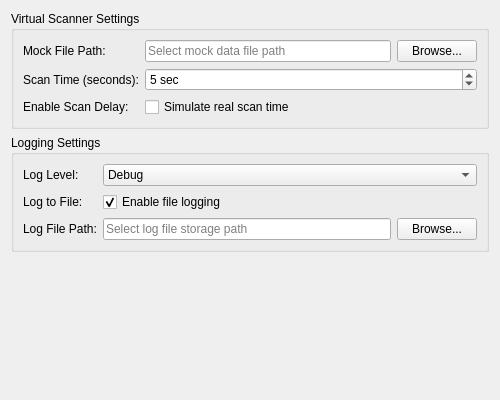
<?xml version="1.0" encoding="UTF-8"?>
<ui version="4.0">
 <class>DebugPreference</class>
 <widget class="QWidget" name="DebugPreference">
  <property name="geometry">
   <rect>
    <x>0</x>
    <y>0</y>
    <width>500</width>
    <height>400</height>
   </rect>
  </property>
  <property name="windowTitle">
   <string>Debug Configuration</string>
  </property>
  <layout class="QVBoxLayout" name="verticalLayout">
   <item>
    <widget class="QGroupBox" name="scannerGroupBox">
     <property name="title">
      <string>Virtual Scanner Settings</string>
     </property>
     <layout class="QFormLayout" name="formLayout">
      <item row="0" column="0">
       <widget class="QLabel" name="mockFileLabel">
        <property name="text">
         <string>Mock File Path:</string>
        </property>
       </widget>
      </item>
      <item row="0" column="1">
       <layout class="QHBoxLayout" name="filePathLayout">
        <item>
         <widget class="QLineEdit" name="mockFilePathEdit">
          <property name="placeholderText">
           <string>Select mock data file path</string>
          </property>
         </widget>
        </item>
        <item>
         <widget class="QPushButton" name="browseButton">
          <property name="text">
           <string>Browse...</string>
          </property>
          <property name="maximumSize">
           <size>
            <width>80</width>
            <height>16777215</height>
           </size>
          </property>
         </widget>
        </item>
       </layout>
      </item>
      <item row="1" column="0">
       <widget class="QLabel" name="scanTimeLabel">
        <property name="text">
         <string>Scan Time (seconds):</string>
        </property>
       </widget>
      </item>
      <item row="1" column="1">
       <widget class="QSpinBox" name="scanTimeSpinBox">
        <property name="suffix">
         <string> sec</string>
        </property>
        <property name="minimum">
         <number>1</number>
        </property>
        <property name="maximum">
         <number>300</number>
        </property>
        <property name="value">
         <number>5</number>
        </property>
       </widget>
      </item>
      <item row="2" column="0">
       <widget class="QLabel" name="enableDelayLabel">
        <property name="text">
         <string>Enable Scan Delay:</string>
        </property>
       </widget>
      </item>
      <item row="2" column="1">
       <widget class="QCheckBox" name="enableDelayCheckBox">
        <property name="text">
         <string>Simulate real scan time</string>
        </property>
        <property name="checked">
         <bool>false</bool>
        </property>
       </widget>
      </item>
     </layout>
    </widget>
   </item>
   <item>
    <widget class="QGroupBox" name="loggingGroupBox">
     <property name="title">
      <string>Logging Settings</string>
     </property>
     <layout class="QFormLayout" name="loggingFormLayout">
      <item row="0" column="0">
       <widget class="QLabel" name="logLevelLabel">
        <property name="text">
         <string>Log Level:</string>
        </property>
       </widget>
      </item>
      <item row="0" column="1">
       <widget class="QComboBox" name="logLevelComboBox">
        <item>
         <property name="text">
          <string>Debug</string>
         </property>
        </item>
        <item>
         <property name="text">
          <string>Info</string>
         </property>
        </item>
        <item>
         <property name="text">
          <string>Warning</string>
         </property>
        </item>
        <item>
         <property name="text">
          <string>Error</string>
         </property>
        </item>
        <item>
         <property name="text">
          <string>Critical</string>
         </property>
        </item>
       </widget>
      </item>
      <item row="1" column="0">
       <widget class="QLabel" name="logToFileLabel">
        <property name="text">
         <string>Log to File:</string>
        </property>
       </widget>
      </item>
             <item row="1" column="1">
        <widget class="QCheckBox" name="logToFileCheckBox">
         <property name="text">
          <string>Enable file logging</string>
         </property>
         <property name="checked">
          <bool>true</bool>
         </property>
        </widget>
       </item>
       <item row="2" column="0">
        <widget class="QLabel" name="logFilePathLabel">
         <property name="text">
          <string>Log File Path:</string>
         </property>
        </widget>
       </item>
       <item row="2" column="1">
        <layout class="QHBoxLayout" name="logFilePathLayout">
         <item>
          <widget class="QLineEdit" name="logFilePathEdit">
           <property name="placeholderText">
            <string>Select log file storage path</string>
           </property>
          </widget>
         </item>
         <item>
          <widget class="QPushButton" name="browseLogPathButton">
           <property name="text">
            <string>Browse...</string>
           </property>
           <property name="maximumSize">
            <size>
             <width>80</width>
             <height>16777215</height>
            </size>
           </property>
          </widget>
         </item>
        </layout>
       </item>
     </layout>
    </widget>
   </item>
   <item>
    <spacer name="verticalSpacer">
     <property name="orientation">
      <enum>Qt::Vertical</enum>
     </property>
     <property name="sizeHint" stdset="0">
      <size>
       <width>20</width>
       <height>40</height>
      </size>
     </property>
    </spacer>
   </item>
  </layout>
 </widget>
 <resources/>
 <connections/>
</ui>
